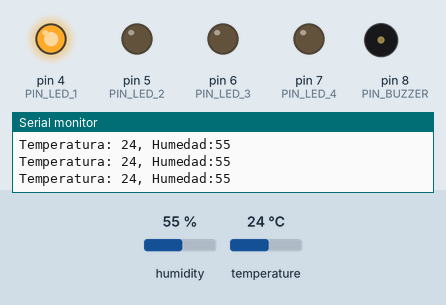
A sketch run on a simulated Arduino Uno, built with avr-gcc and run on an emulated ATmega328P. Shown: output pins drawn as LEDs (lit = HIGH), buzzer (waves = sounding), the last lines printed to the serial monitor. The inputs (shaded band) are chosen by the test bench; at power-on: temperature 24 °C, humidity 55 %.

Above: at 1.2 s.
1.3 s: temperature set to 28 °C
At 2.4 s:
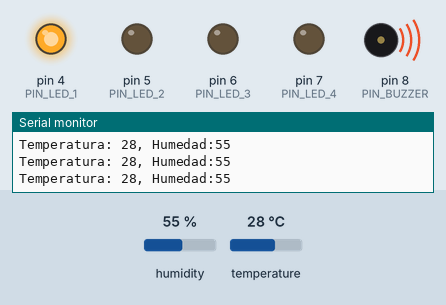
2.8 s: temperature set to 12 °C
At 3.4 s:
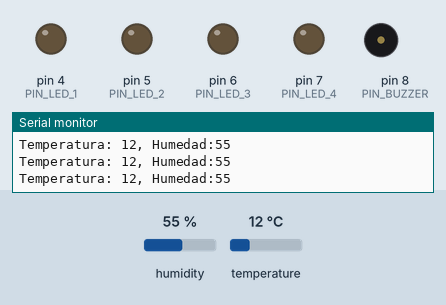
4.3 s: temperature set to 33 °C
At 5.3 s:
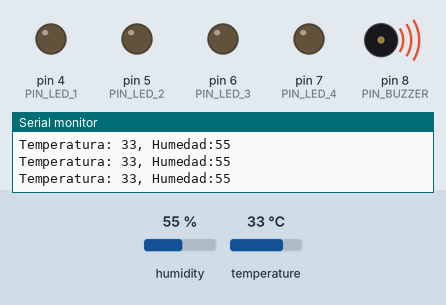
5.8 s: temperature set to 19 °C
At 6.4 s:
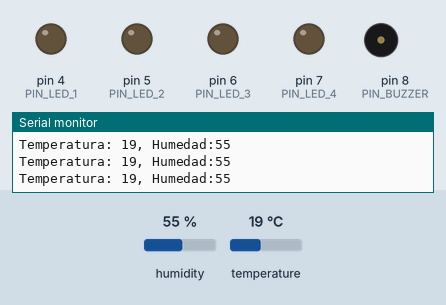
Timing chart, 0 to 8.3 s (numbered marks = the images above; inputs shaded):
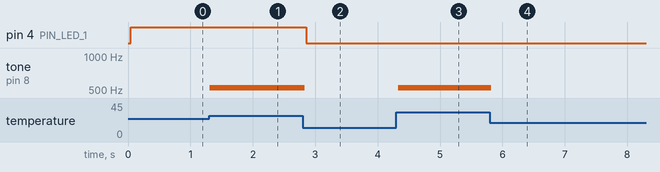

The sketch:

10-alarma-DHT11.ino.ino
```cpp
//Librería DHT11
#include <SimpleDHT.h>

#define PIN_BUZZER 8
#define PIN_DHT 11
#define UMBRAL 24
#define NOTE_C5  523  //Frecuencia de sonido del buzzer
#define PIN_LED_1 4
#define PIN_LED_2 5 //PWM
#define PIN_LED_3 6 //PWM
#define PIN_LED_4 7

boolean alarma_temperatura;

//Objeto DHT11
SimpleDHT11 dht11(PIN_DHT);

void setup() {
  Serial.begin(9600);

  pinMode(PIN_LED_1, OUTPUT);
  pinMode(PIN_LED_2, OUTPUT);
  pinMode(PIN_LED_3, OUTPUT);
  pinMode(PIN_LED_4, OUTPUT);

  if (lee_temperatura () > UMBRAL) {
    alarma_temperatura = true;
    tone(PIN_BUZZER, NOTE_C5);
    Serial.println("ALARMA!!");
  }
  else {
    alarma_temperatura = false;
    noTone(PIN_BUZZER);
  }
}

void loop() {
  int temp = lee_temperatura ();
  if (temp > UMBRAL) {
    if (!alarma_temperatura) {
      alarma_temperatura = true;
      tone(PIN_BUZZER, NOTE_C5);
      Serial.println("ALARMA!!");
    }
  }
  else {
    if (alarma_temperatura) {
      alarma_temperatura = false;
      noTone(PIN_BUZZER);
      Serial.println("TEMPERATURA NORMAL");
    }
    //Actualizar LEDs
    switch (temp) {
      case 27:
        digitalWrite(PIN_LED_4, HIGH);
      case 26:
        digitalWrite(PIN_LED_3, HIGH);
      case 25:
        digitalWrite(PIN_LED_2, HIGH);
      case 24:
        digitalWrite(PIN_LED_1, HIGH);
        break;
      default:
        digitalWrite(PIN_LED_1, LOW);
        digitalWrite(PIN_LED_2, LOW);
        digitalWrite(PIN_LED_3, LOW);
        digitalWrite(PIN_LED_4, LOW);
        break;
    }
  }
}

float lee_temperatura () {

  byte temperature = 0;
  byte humidity = 0;
  int err = dht11.read(&temperature, &humidity, NULL);

  if (err != SimpleDHTErrSuccess) {
    Serial.print("Read DHT11 failed, err=");
    temperature = 0;
  }
  else {
    Serial.print("Temperatura: ");
    Serial.print(temperature);
    Serial.print(", Humedad:");
    Serial.println(humidity);
  }
  return temperature;
}
```

Measured:
- after the input at 1.3 s, tone on pin 8 (PIN_BUZZER): silent → 523 Hz at once
- after the input at 2.8 s, pin 4 (PIN_LED_1): HIGH → LOW after 0.05 s; tone on pin 8 (PIN_BUZZER): 523 Hz → silent at once
- after the input at 4.3 s, tone on pin 8 (PIN_BUZZER): silent → 523 Hz at once
- after the input at 5.8 s, tone on pin 8 (PIN_BUZZER): 523 Hz → silent at once
